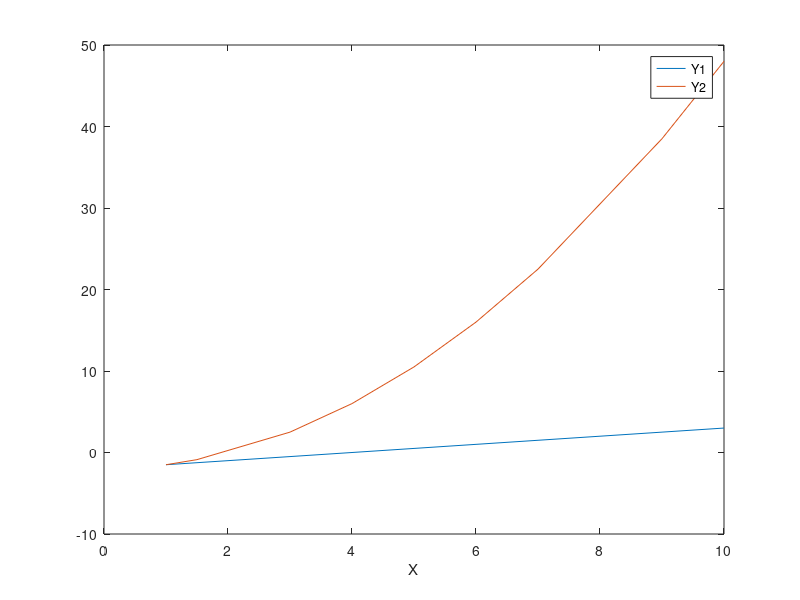

Recreate this plot in MATLAB.
%%%%%%%%%%%%%%%%%%%%%%%%%%%%%%%%%%%%%%%%%%%%%%%%%%%%%%%%%%%
% Homework #1 ECON 512                                    %
% Written by Joonkyo (Jay) Hong, 31 Aug 2018              %
%%%%%%%%%%%%%%%%%%%%%%%%%%%%%%%%%%%%%%%%%%%%%%%%%%%%%%%%%%%

%% Problem 1.

X = [1 1.5 3 4 5 6 7 9 10];
Y1 = -2 + .5*X;
Y2 = -2 + .5*X.^2;

figure(1)
plot(X,[Y1; Y2]);
legend("Y1","Y2");
xlabel("X");

%% Problem 2

vec_problem2 = linspace(-10,20,200);
vec_problem2 = vec_problem2';
ans_problem2 = sum(vec_problem2);
ans_problem2

%% Problem 3

A = [2 4 6;
     1 7 5;
     3 12 4];
b = [-2;3;10];

C = A'*b
D = (A'*A)\b
E = b'*A*[1;1;1]
F = A;
F(:,3)=[];
F(2,:)=[];
F
x = A\b

%% Problem 4

B = kron(eye(5),A)

%% Problem 5

rng(2);
matrix_problem5 = normrnd(10,5,5,3);
ans_problem5 = matrix_problem5;
ans_problem5(ans_problem5<10)=0;
ans_problem5(ans_problem5>=10)=1;
ans_problem5


%% Problem 6

% csvread replaces NaNs with zeros, it creates small disturbance, you
% should have used other reader of data. see answer key
dataset = csvread('datahw1.csv',0,0);

ymat = (dataset(:,5));
xmat = [ones(length(ymat),1) dataset(:,3:4) (dataset(:,6))];

ols_est = xmat'*xmat\xmat'*ymat;
k = length(ols_est);
emat = ymat-xmat*ols_est;
wave = 4;
obs= length(ymat)/4;
center_sand = zeros(k,k);
for i=1:obs
    ei = emat((i-1)*wave+1:i*wave,1); xi = xmat((i-1)*wave+1:i*wave,:);
    center_sand = center_sand + xi'*ei*ei'*xi;
end

ols_cov = (xmat'*xmat)\center_sand/(xmat'*xmat);
ols_se = sqrt(diag(ols_cov));

 disp("              ");
 disp("OLS estimates in Problem 6");
 disp("Parameter Estimates and Standard Errors");
 disp(" beta0        beta1       beta2      beta3");
 disp(num2str(ols_est'));
 disp(num2str(ols_se'));
 
 